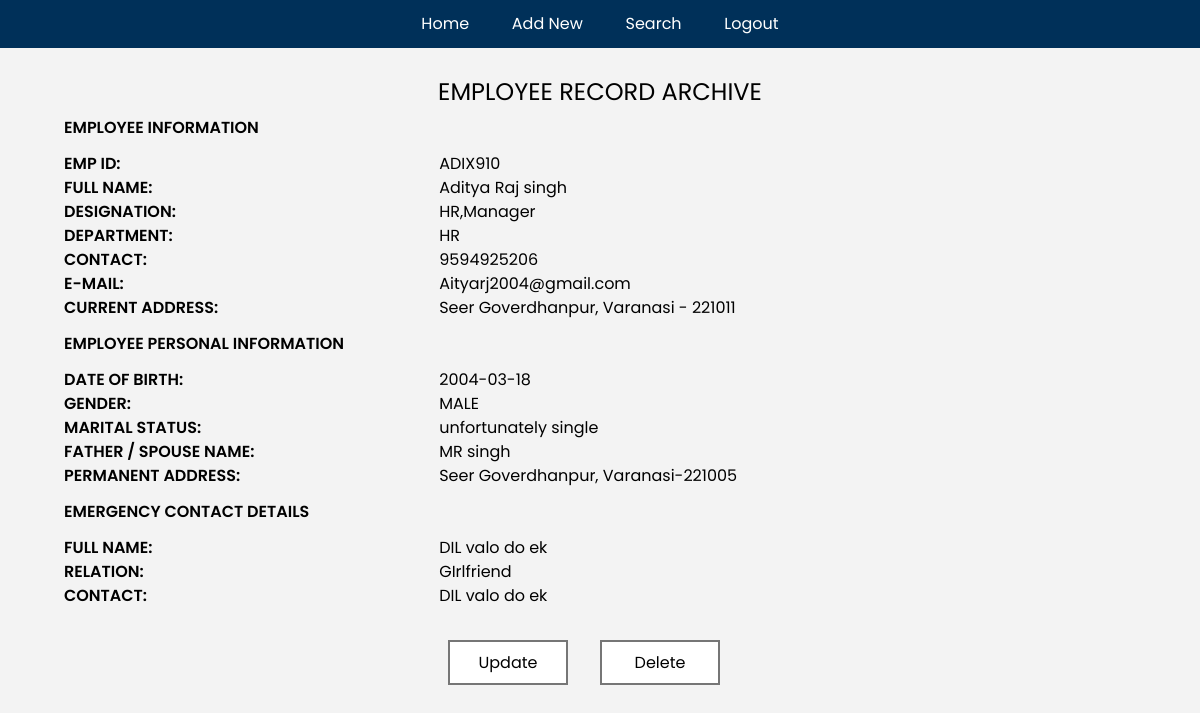
Screenshot of /pages/archive.php?id=27 (signed in) with the database file from the repository.
### tables this page shows
CREATE TABLE `archive` (
  `ID` int(11) NOT NULL,
  `empId` varchar(255) NOT NULL,
  `empName` varchar(255) NOT NULL,
  `designation` varchar(255) NOT NULL,
  `department` varchar(255) NOT NULL,
  `contact` varchar(255) NOT NULL,
  `eMail` varchar(255) NOT NULL,
  `currentAddress` varchar(255) NOT NULL,
  `dateOfBirth` date NOT NULL,
  `gender` varchar(11) NOT NULL,
  `maritalStatus` varchar(255) NOT NULL,
  `familyMember` varchar(255) NOT NULL,
  `permanentAddress` varchar(255) NOT NULL,
  `emContactPerson` varchar(255) NOT NULL,
  `emRelation` varchar(255) NOT NULL,
  `emContact` varchar(255) NOT NULL
);

### pages/archive.php (the view, shortened to what this page needs)
<!DOCTYPE html>
<html lang="en">
<head>
    <link rel="stylesheet" href="../CSS/reset.css">
    <link rel="stylesheet" href="../CSS/utility.css">
    <link rel="stylesheet" href="../CSS/style.css">
</head>
<body>
    <nav>
        <ul class="flexC nav">
            <li><a href="./record.php">Home</a></li>
            <li><a href="./addnew.php">Add New</a></li>
            <li><a href="./search.php">Search</a></li>
            <li><a href="./logout.php">Logout</a></li>
        </ul>
    </nav>
    <h1>EMPLOYEE RECORD ARCHIVE</h1>
    <main>
        <section class="heading">
            <div class="archive">
                <h3>EMPLOYEE INFORMATION</h3>
                <?php
                $id = $_GET['id'];
                $query = "SELECT * FROM archive where id=$id";
                $result = mysqli_query($GLOBALS["conn"], $query);
                while ($row = mysqli_fetch_array($result)) {
                ?>
                    <div class="sec">
                        <div class="theading">
                            <h2>EMP ID:</h2>
                        </div>
                        <div class="tdetail">
                            <p><?php echo $row['empId']
                                ?></p>
                        </div>
                    </div>
                    <div class="sec">
                        <div class="theading">
                            <h2>FULL NAME:</h2>
                        </div>
                        <div class="tdetail">
                            <p><?php echo $row[2]
                                ?></p>
                        </div>
                    </div>
                    <div class="sec">
                        <div class="theading">
                            <h2>designation:</h2>
                        </div>
                        <div class="tdetail">
                            <p><?php echo $row[3] ?></p>
                        </div>
                    </div>
                    <div class="sec">
                        <div class="theading">
                            <h2>DEPARTMENT:</h2>
                        </div>
                        <div class="tdetail">
                            <p><?php echo $row[4] ?></p>
                        </div>
                    </div>
                    <div class="sec">
                        <div class="theading">
                            <h2>contact:</h2>
                        </div>
                        <div class="tdetail">
                            <p><?php echo $row[5] ?></p>
                        </div>
                    </div>
                    <div class="sec">
                        <div class="theading">
                            <h2>e-mail:</h2>
                        </div>
                        <div class="tdetail">
                            <p><?php echo $row[6] ?></p>
                        </div>
                    </div>
                    <div class="sec">
                        <div class="theading">
                            <h2>current address:</h2>
                        </div>
                        <div class="tdetail">
                            <p><?php echo $row[7] ?></p>
                        </div>
                    </div>
                    <h3>EMPLOYEE PERSONAL INFORMATION</h3>
                    <div class="sec">
                        <div class="theading">
                            <h2>DATE OF BIRTH:</h2>
                        </div>
                        <div class="tdetail">
                            <p><?php echo $row[8] ?></p>
                        </div>
                    </div>
                    <div class="sec">
                        <div class="theading">
                            <h2>Gender:</h2>
                        </div>
                        <div class="tdetail">
                            <p><?php echo $row[9] ?></p>
                        </div>
                    </div>
                    <div class="sec">
                        <div class="theading">
                            <H2>Marital Status: </H2>
                        </div>
                        <div class="tdetail">
                            <p><?php echo $row[10] ?></p>
                        </div>
                    </div>
                    <div class="sec">
                        <div class="theading">
                            <h2>FATHER / spouse NAME:</h2>
                        </div>
                        <div class="tdetail">
                            <p><?php echo $row[11] ?></p>
                        </div>
                    </div>
                    <div class="sec">
                        <div class="theading">
                            <h2>permanent address:</h2>
                        </div>
                        <div class="tdetail">
                            <p><?php echo $row[12] ?></p>
                        </div>
                    </div>
                    <h3>EMERGENCY CONTACT DETAILS</h3>
                    <div class="sec">
                        <div class="theading">
                            <h2>FULL NAME:</h2>
                        </div>
                        <div class="tdetail">
                            <p><?php echo $row[13] ?></p>
                        </div>
                    </div>
                    <div class="sec">
                        <div class="theading">
                            <h2>RELATION:</h2>
                        </div>
                        <div class="tdetail">
                            <p><?php echo $row[14] ?></p>
                        </div>
                    </div>
                    <div class="sec">
                        <div class="theading">
                            <h2>Contact:</h2>
                        </div>
                        <div class="tdetail">
                            <p><?php echo $row[15] ?></p>
                        </div>
                    </div>
                <?php
                }
                ?>
            </div>
        </section>
    </main>
    <div class="flexC archiveButton">
        <div class="action flexC">
            <button type="submit"><a href="./update.php?id=<?php echo $GLOBALS['id'] ?>">Update</a></button>
        </div>
        <div class="action flexC">
            <form action="../wp-admin.php?id=<?php echo $GLOBALS['id'] ?>" method="POST" style="padding: 0;">
                <button type="submit" name="delete">Delete</button>
            </form>
        </div>
    </div>
</body>
</html>

### CSS/utility.css (style rules this page uses)
main { grid-area: Main; }
:root { --darkBlue: #003059; --pbg: #f3f3f3; --blue: #0073ec; --fontColour: #444444; --white: #ffffff; --black: black; }
html, a, button, input { font-family: poppins; color: var(--black); font-size: 1rem; }
button { color: var(--black); background: none; border: none; }
h1 { font-size: 1.5rem; text-align: center; }
p { line-height: 120%; }
.flexC { display: flex; justify-content: center; align-items: center; }

### CSS/style.css (style rules this page uses)
html { background-color: var(--pbg); }
main { margin: 0 4rem; background-color: var(--pbg); }
form { padding: 2rem; width: 100%; }
button { background-color: var(--white); padding: .5rem 4rem; margin: 2rem 0; }
.archive h2 { text-transform: uppercase; font-weight: 600; padding: .25rem 0; }
.archive h3 { padding: 1rem 0; }
.sec { display: flex; justify-content: space-between; }
.theading { max-width: 30%; }
.tdetail { width: 65%; }
.archive p { padding: .15rem 0; }
.action button:nth-of-type(1) { margin-right: 2rem; }
.action button { border: 2px solid rgb(118, 118, 118); width: 120px; text-align: center; padding:0; padding: .5rem 0; }
h3 { font-weight: 600; padding: 1rem 0; }
nav { background-color: var(--darkBlue); margin-bottom: 2rem; }
.nav { margin-bottom: 2rem; justify-content: space-around; max-width: 400px; margin: auto; padding: 1rem 0; }
.nav li a { color: white; padding: 1rem .75rem; }

### rows the page displays
archive: empId "ADIX910", empName "Aditya Raj singh", designation "HR,Manager", department "HR", contact "9594925206", eMail "Aityarj2004@gmail.com", currentAddress "Seer Goverdhanpur, Varanasi - 221011", dateOfBirth "2004-03-18", gender "MALE", maritalStatus "unfortunately single", familyMember "MR singh", permanentAddress "Seer Goverdhanpur, Varanasi-221005", emContactPerson "DIL valo do ek", emRelation "GIrlfriend", emContact "DIL valo do ek"
